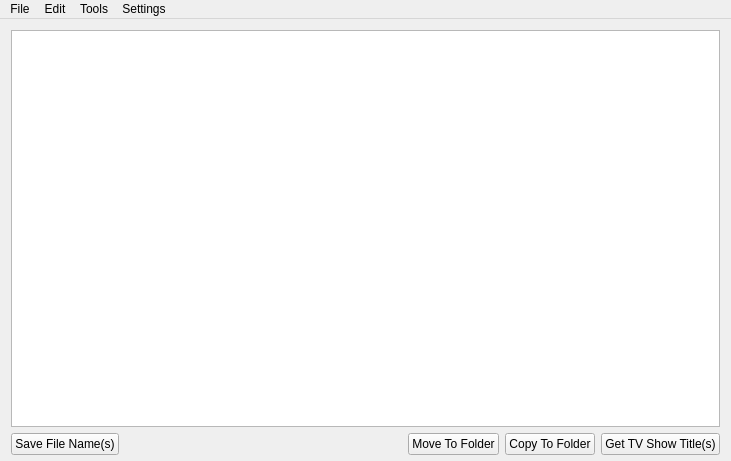
<?xml version="1.0" encoding="UTF-8"?>
<ui version="4.0">
 <class>MainWindow</class>
 <widget class="QMainWindow" name="MainWindow">
  <property name="geometry">
   <rect>
    <x>0</x>
    <y>0</y>
    <width>731</width>
    <height>461</height>
   </rect>
  </property>
  <property name="windowTitle">
   <string>TV Show Renamer 3.0 Beta</string>
  </property>
  <property name="windowIcon">
   <iconset resource="resources.qrc">
    <normaloff>:/new/MyResources/TVcustom.ico</normaloff>:/new/MyResources/TVcustom.ico</iconset>
  </property>
  <property name="autoFillBackground">
   <bool>false</bool>
  </property>
  <widget class="QWidget" name="centralWidget">
   <layout class="QVBoxLayout" name="verticalLayout">
    <property name="spacing">
     <number>6</number>
    </property>
    <property name="bottomMargin">
     <number>6</number>
    </property>
    <item>
     <widget class="QTableView" name="tableViewTVShowList">
      <property name="textElideMode">
       <enum>Qt::ElideRight</enum>
      </property>
      <attribute name="horizontalHeaderCascadingSectionResizes">
       <bool>false</bool>
      </attribute>
     </widget>
    </item>
    <item>
     <widget class="QFrame" name="frame">
      <layout class="QHBoxLayout" name="horizontalLayout">
       <property name="spacing">
        <number>6</number>
       </property>
       <property name="margin">
        <number>0</number>
       </property>
       <item>
        <widget class="QPushButton" name="pushButtonSave">
         <property name="text">
          <string>Save File Name(s)</string>
         </property>
        </widget>
       </item>
       <item>
        <spacer name="horizontalSpacer">
         <property name="orientation">
          <enum>Qt::Horizontal</enum>
         </property>
         <property name="sizeHint" stdset="0">
          <size>
           <width>40</width>
           <height>20</height>
          </size>
         </property>
        </spacer>
       </item>
       <item>
        <widget class="QPushButton" name="pushButtonMove">
         <property name="text">
          <string>Move To Folder</string>
         </property>
        </widget>
       </item>
       <item>
        <widget class="QPushButton" name="pushButtonCopy">
         <property name="text">
          <string>Copy To Folder</string>
         </property>
        </widget>
       </item>
       <item>
        <widget class="QPushButton" name="pushButtonGetTitle">
         <property name="text">
          <string>Get TV Show Title(s)</string>
         </property>
        </widget>
       </item>
      </layout>
     </widget>
    </item>
   </layout>
  </widget>
  <widget class="QMenuBar" name="menuBar">
   <property name="geometry">
    <rect>
     <x>0</x>
     <y>0</y>
     <width>731</width>
     <height>25</height>
    </rect>
   </property>
   <widget class="QMenu" name="menuFile">
    <property name="title">
     <string>File</string>
    </property>
    <addaction name="actionAdd_Files"/>
    <addaction name="actionAdd_Folder"/>
    <addaction name="separator"/>
    <addaction name="actionRemove_Selected"/>
    <addaction name="actionClear_List"/>
    <addaction name="separator"/>
    <addaction name="actionExit"/>
   </widget>
   <widget class="QMenu" name="menuEdit">
    <property name="title">
     <string>Edit</string>
    </property>
   </widget>
   <widget class="QMenu" name="menuTools">
    <property name="title">
     <string>Tools</string>
    </property>
    <addaction name="actionConvertion_Profiles"/>
   </widget>
   <widget class="QMenu" name="menuSettings">
    <property name="title">
     <string>Settings</string>
    </property>
    <addaction name="actionOptions"/>
   </widget>
   <addaction name="menuFile"/>
   <addaction name="menuEdit"/>
   <addaction name="menuTools"/>
   <addaction name="menuSettings"/>
  </widget>
  <action name="actionAdd_Files">
   <property name="text">
    <string>Add Files...</string>
   </property>
   <property name="toolTip">
    <string>Add Files To be Renamed</string>
   </property>
   <property name="shortcut">
    <string>Ctrl+O</string>
   </property>
  </action>
  <action name="actionAdd_Folder">
   <property name="text">
    <string>Add Folder...</string>
   </property>
   <property name="toolTip">
    <string>Add a Folder of Files To be Renamed</string>
   </property>
   <property name="shortcut">
    <string>Ctrl+F</string>
   </property>
  </action>
  <action name="actionRemove_Selected">
   <property name="text">
    <string>Remove Selected</string>
   </property>
   <property name="toolTip">
    <string>Remove Selected File(s)</string>
   </property>
   <property name="shortcut">
    <string>Del</string>
   </property>
  </action>
  <action name="actionClear_List">
   <property name="text">
    <string>Clear List</string>
   </property>
   <property name="toolTip">
    <string>Clear All Files from List</string>
   </property>
   <property name="shortcut">
    <string>Ctrl+D</string>
   </property>
  </action>
  <action name="actionExit">
   <property name="text">
    <string>Exit</string>
   </property>
   <property name="shortcut">
    <string>Ctrl+X</string>
   </property>
  </action>
  <action name="actionOptions">
   <property name="text">
    <string>Options...</string>
   </property>
  </action>
  <action name="actionConvertion_Profiles">
   <property name="text">
    <string>Convertion Options...</string>
   </property>
  </action>
 </widget>
 <layoutdefault spacing="6" margin="11"/>
 <resources>
  <include location="resources.qrc"/>
 </resources>
 <connections/>
</ui>
